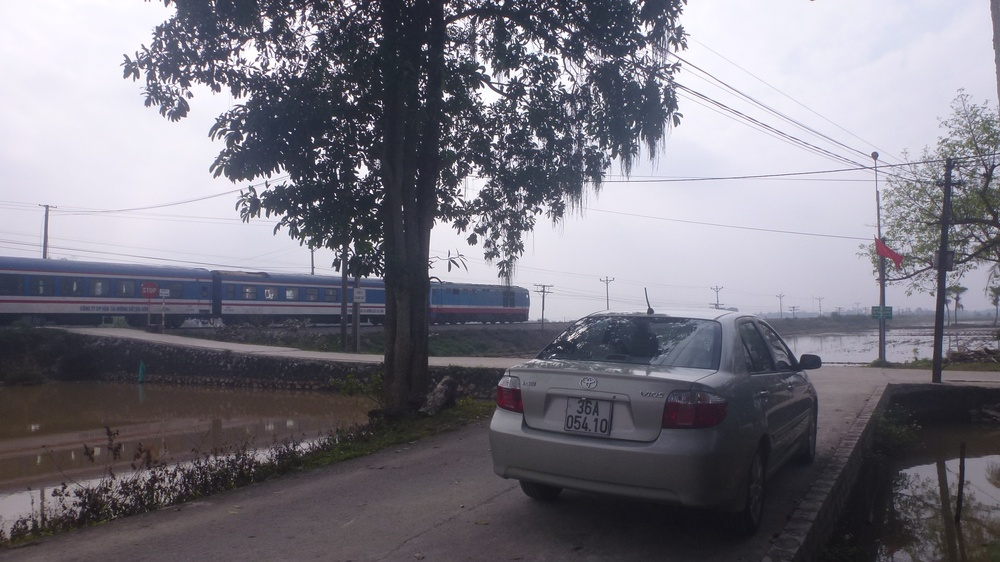
#> input picture Store/ANPR/image6.JPG, 1000 x 562 px, shrunk from 3072 x 1728 before the run, found by its file name
$ jupyter execute --allow-errors 'ANPR - Tutorial.ipynb'
#> lines starting #> are read from the running program, lines starting #| are printed output that depends on the picture; after the words box and inside, x2 and y2 are one past the last pixel; in counts of white or black regions, pixels touching at a corner belong together
## 0. Install and Import Dependencies

[cell 1]
#!pip install easyocr
#!pip install imutils

[cell 2]
import cv2
from matplotlib import pyplot as plt
import numpy as np
import imutils
import easyocr

## 1. Read in Image, Grayscale and Blur

[cell 3]
img = cv2.imread('image6.jpg')
#> img is the input picture: shape (562, 1000, 3); mean B, G, R 127.8, 118.1, 120.3
gray = cv2.cvtColor(img, cv2.COLOR_BGR2GRAY)
plt.imshow(cv2.cvtColor(gray, cv2.COLOR_BGR2RGB))

## 2. Apply filter and find edges for localization

[cell 4]
bfilter = cv2.bilateralFilter(gray, 11, 17, 17) #Noise reduction
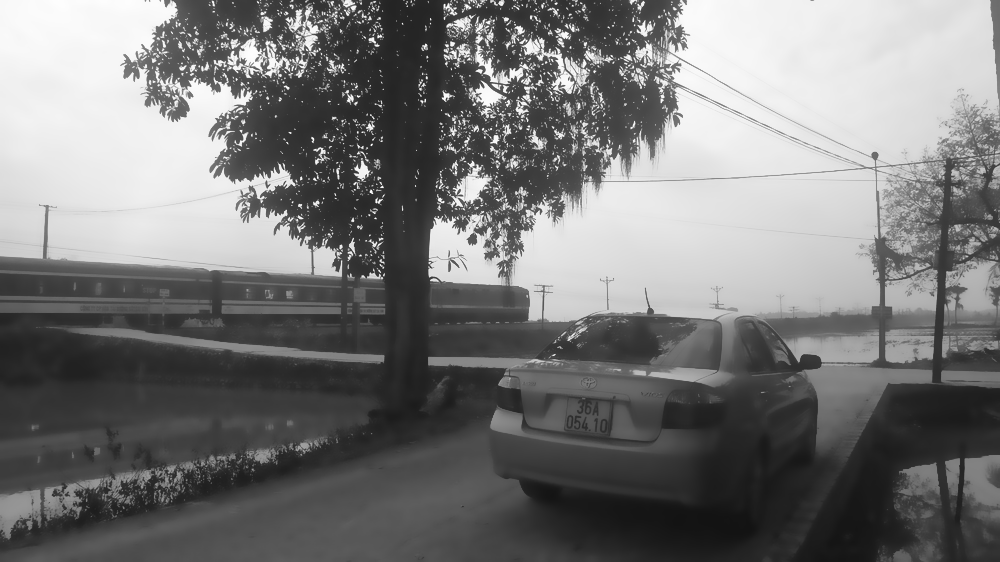
#> bfilter: shape (562, 1000); min 19, max 254, mean 119.7
edged = cv2.Canny(bfilter, 30, 200) #Edge detection
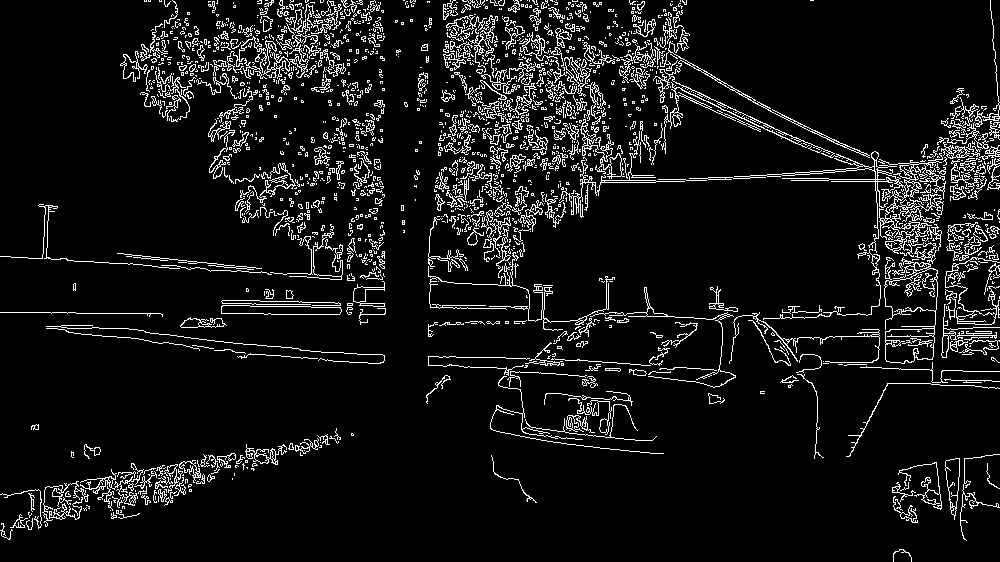
#> edged: shape (562, 1000); 8% white in thin lines or dots
plt.imshow(cv2.cvtColor(edged, cv2.COLOR_BGR2RGB))

## 3. Find Contours and Apply Mask

[cell 5]
keypoints = cv2.findContours(edged.copy(), cv2.RETR_TREE, cv2.CHAIN_APPROX_SIMPLE)
#> keypoints = 2923 contours, 2586 with area under 20; largest, box (x1, y1, x2, y2) and area: (653, 67, 946, 364) 6622, (884, 268, 938, 316) 1758, (885, 328, 935, 364) 1411, (221, 305, 342, 315) 908, (221, 305, 342, 315) 905
contours = imutils.grab_contours(keypoints)
#> contours has the same summary as keypoints
contours = sorted(contours, key=cv2.contourArea, reverse=True)[:10]
#> contours = 10 contours; largest, box (x1, y1, x2, y2) and area: (653, 67, 946, 364) 6622, (884, 268, 938, 316) 1758, (885, 328, 935, 364) 1411, (221, 305, 342, 315) 908, (221, 305, 342, 315) 905

[cell 6]
location = None
for contour in contours:
    approx = cv2.approxPolyDP(contour, 10, True)
    if len(approx) == 4:
        location = approx
        break
#> this loop made 2 passes
#> location on pass 2: [[935, 269], [936, 309], [893, 315], [885, 282]]

[cell 7]
location
#> Out = [[935, 269], [936, 309], [893, 315], [885, 282]]

[cell 8]
mask = np.zeros(gray.shape, np.uint8)
new_image = cv2.drawContours(mask, [location], 0,255, -1)
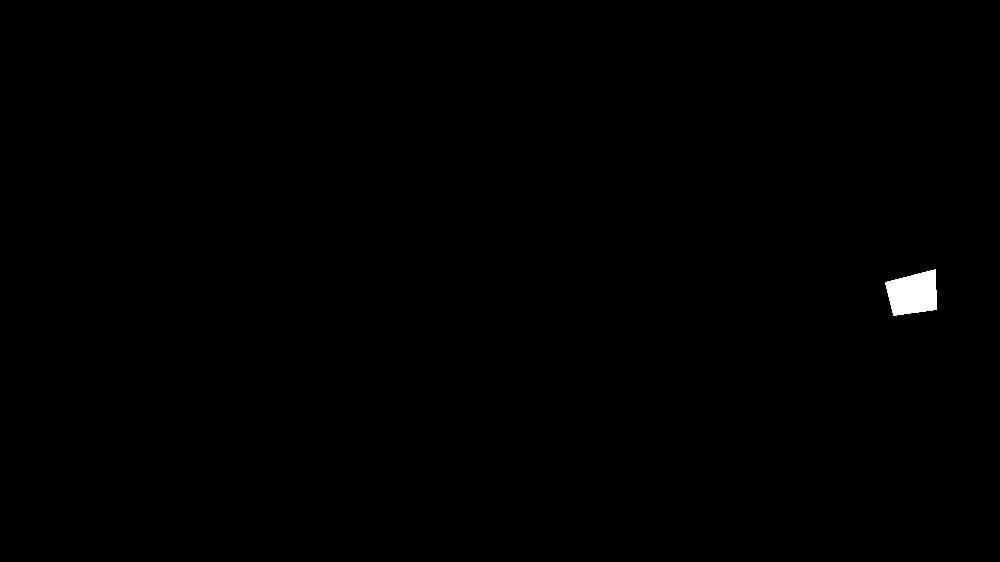
#> new_image: shape (562, 1000); 0.32% white; 1 white region, box (x1, y1, x2, y2) and area: (885, 269, 937, 316) 1823
new_image = cv2.bitwise_and(img, img, mask=mask)
#> new_image: shape (562, 1000, 3)

[cell 9]
plt.imshow(cv2.cvtColor(new_image, cv2.COLOR_BGR2RGB))
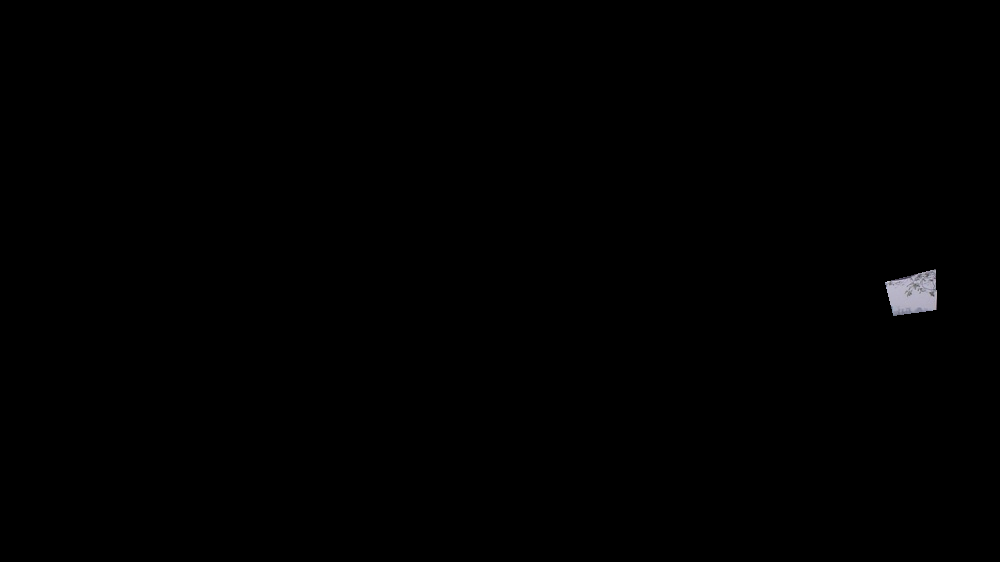
#> shown: shape (562, 1000, 3); mean R, G, B 0.5, 0.5, 0.6

[cell 10]
(x,y) = np.where(mask==255)
#> x = 1823 values from 269 to 315; y = 1823 values, max 936 at index 782, min 885 at index 331, mean 912.8
(x1, y1) = (np.min(x), np.min(y))
#> x1 = 269; y1 = 885
(x2, y2) = (np.max(x), np.max(y))
#> x2 = 315; y2 = 936
cropped_image = gray[x1:x2+1, y1:y2+1]
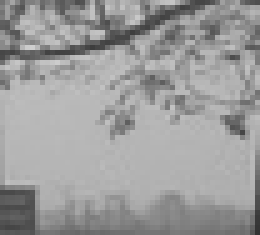
#> cropped_image: shape (47, 52) (shown 5 times larger); min 50, max 206, mean 156.2

[cell 11]
plt.imshow(cv2.cvtColor(cropped_image, cv2.COLOR_BGR2RGB))
